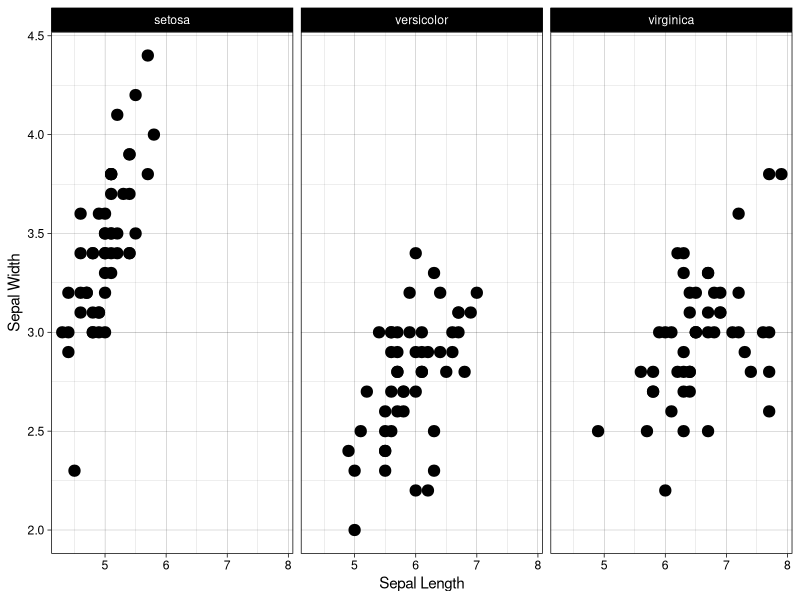
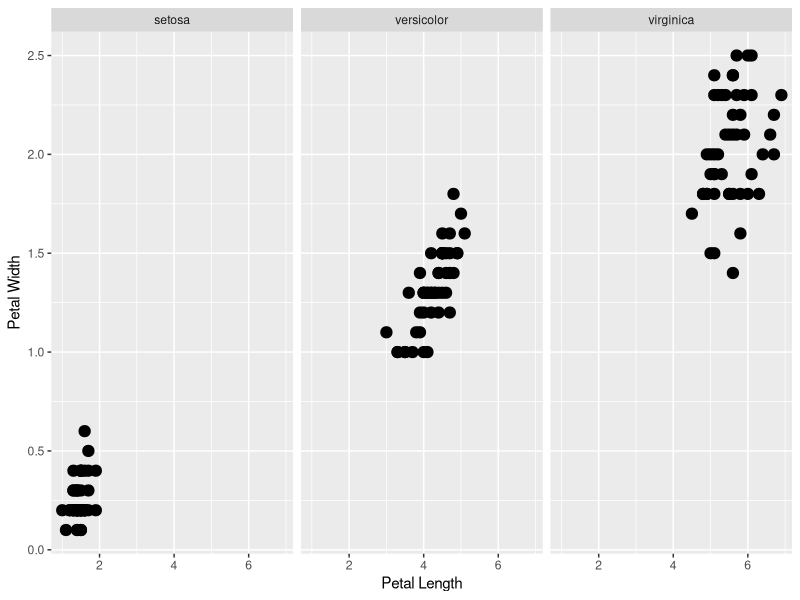
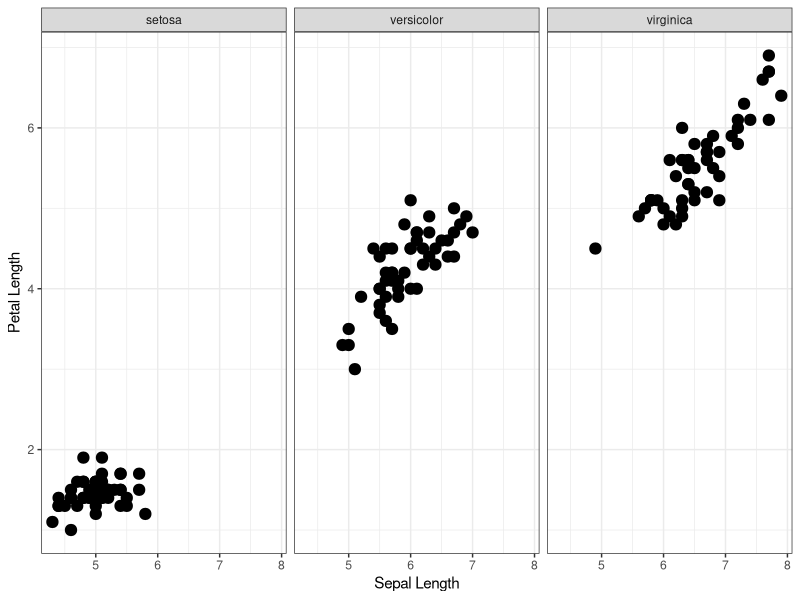
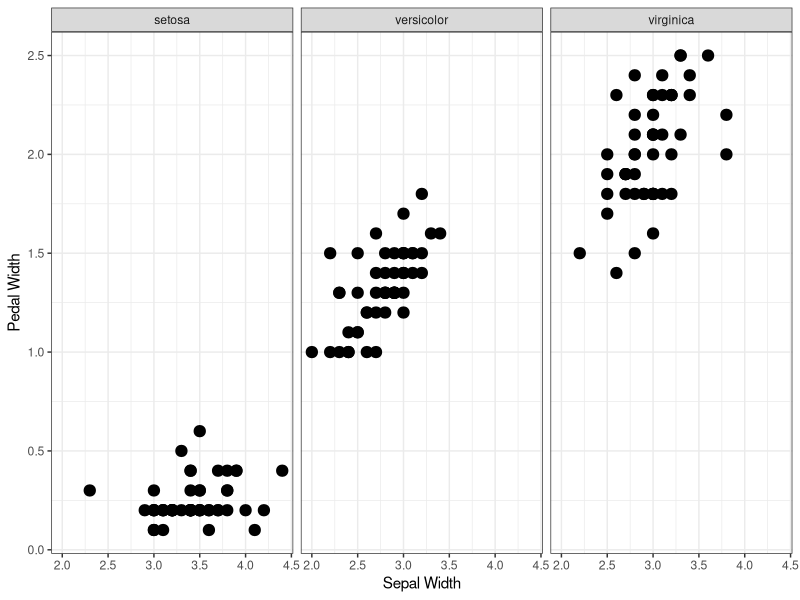
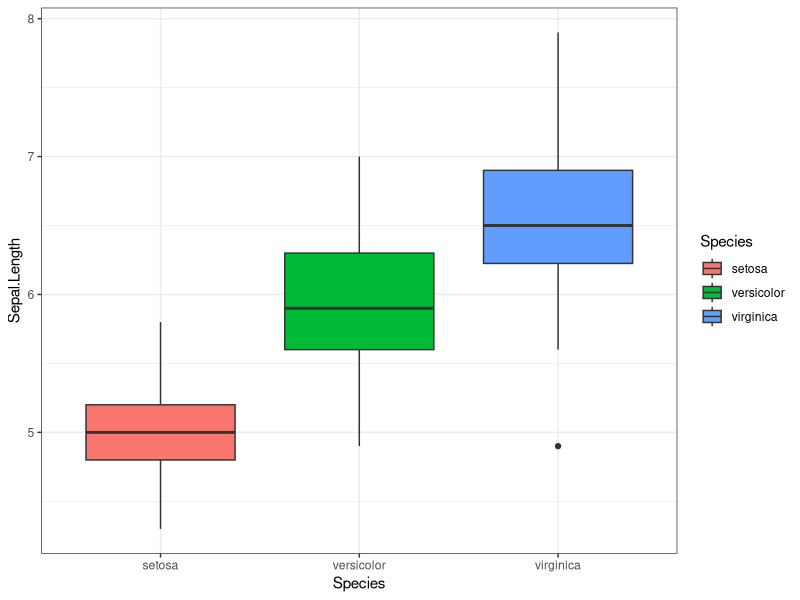
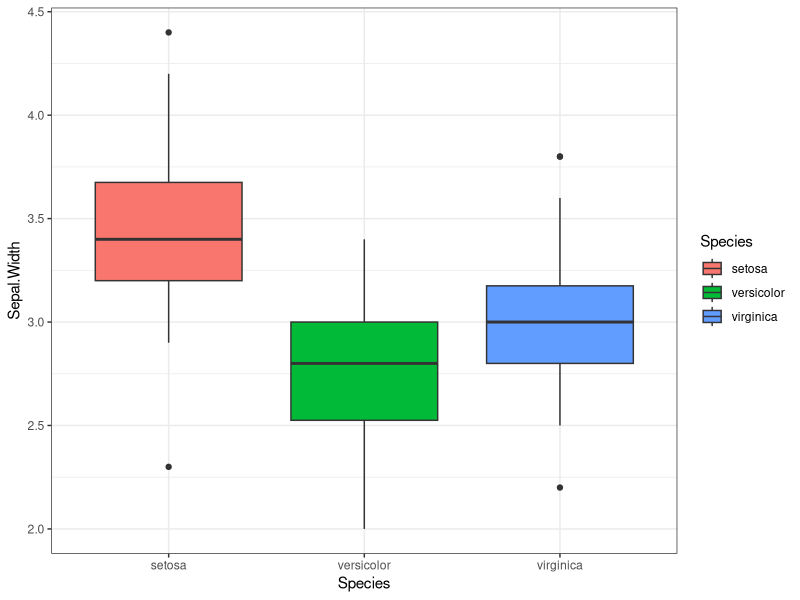
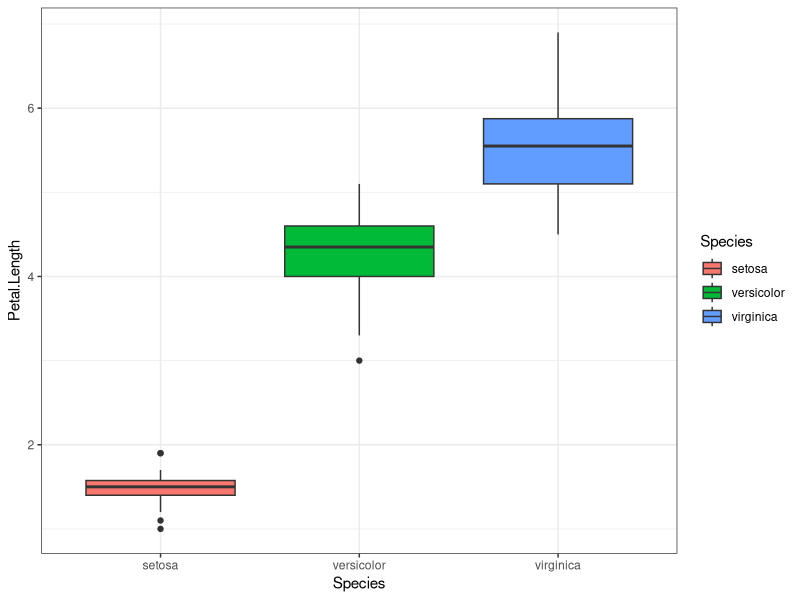
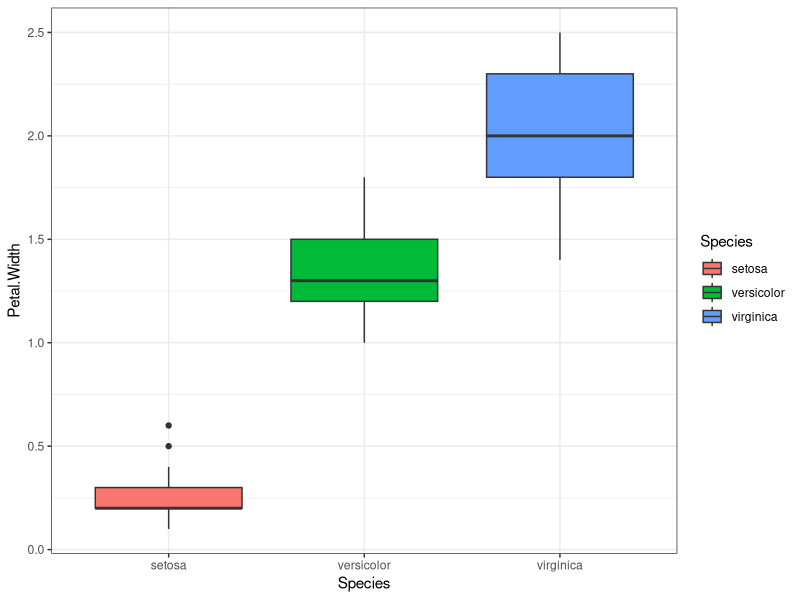

Write the R code that produced these figures, in order.
## ---- chunk 1
datasets::iris
## ---- chunk 2
library("tidyverse")       
library("cluster")         
library("reshape")
library("ggplot2")
## ---- chunk 3
mydata <- iris
## ---- chunk 4
head(mydata)
## ---- chunk 5
ggplot(mydata)+geom_point(aes(x = Sepal.Length, y = Sepal.Width), stroke = 2)+facet_wrap(~ Species)+labs(x = 'Sepal Length', y = 'Sepal Width')+theme_linedraw()
## ---- chunk 6
ggplot(mydata)+geom_point(aes(x = Petal.Length, y = Petal.Width), stroke = 2)+facet_wrap(~ Species)+ labs(x = 'Petal Length', y = 'Petal Width')+theme_gray()
## ---- chunk 7
ggplot(mydata)+geom_point(aes(x = Sepal.Length, y = Petal.Length), stroke = 2)+facet_wrap(~ Species)+ labs(x = 'Sepal Length', y = 'Petal Length')+ theme_bw()
## ---- chunk 8
ggplot(mydata)+geom_point(aes(x = Sepal.Width, y = Petal.Width), stroke = 2)+ facet_wrap(~ Species)+ labs(x = 'Sepal Width', y = 'Pedal Width')+theme_bw()
## ---- chunk 9
ggplot(mydata)+geom_boxplot(aes(x = Species, y = Sepal.Length, fill = Species))+theme_bw()
## ---- chunk 10
ggplot(mydata)+geom_boxplot(aes(x = Species, y = Sepal.Width, fill = Species))+theme_bw()

## ---- chunk 11
ggplot(mydata)+geom_boxplot(aes(x = Species, y = Petal.Length, fill = Species))+theme_bw()

## ---- chunk 12
ggplot(mydata)+geom_boxplot(aes(x = Species, y = Petal.Width, fill = Species))+theme_bw()

## ---- chunk 13
set.seed(123)
wcss <- vector()
for (i in 1:10) wcss[i] <- sum(kmeans(mydata[, -5], i)$withinss)
plot(1:10, wcss, type = 'b',  main = paste('The Elbow Method'),xlab = 'Number of Clusters',ylab = 'WCSS')
## ---- chunk 14
set.seed(123)
km <- kmeans( x = mydata[, -5] , centers = 3)

yclus <- km$cluster
table(yclus)
## ---- chunk 15
clusplot(mydata[, -5], yclus, lines = 0,shade = TRUE,color = TRUE, labels = 0, plotchar = FALSE, span = TRUE, main = paste('Clusters of Iris Flowers'))

## ---- chunk 16
mydata$cluster.kmean <- yclus
cm <- table(mydata$Species, mydata$cluster.kmean)
cm
## ---- chunk 17
mydata$cluster.kmean <- as.factor(mydata$cluster.kmean)

## ---- chunk 18
ggplot(mydata)+geom_point(aes(x = Sepal.Length, y = Sepal.Width, color = Species) , size = 10)+ labs(x = 'Sepal Length', y = 'Sepal Width')+ggtitle("Species")+theme_bw()
## ---- chunk 19
ggplot(mydata)+geom_point(aes(x = Sepal.Length, y = Sepal.Width,  color = cluster.kmean) , size = 10)+ labs(x = 'Sepal Length', y = 'Sepal Width')+ggtitle("kmeans Cluster")+theme_bw()

## ---- chunk 20
ggplot(mydata)+geom_point(aes(x = Petal.Length, y = Petal.Width,color = Species) , size = 10)+ labs(x = 'Petal Length', y = 'Petal Width')+ggtitle("Species")+theme_bw()
## ---- chunk 21
ggplot(mydata)+ geom_point(aes(x = Petal.Length, y = Petal.Width, color = cluster.kmean) , size = 10)+   labs(x = 'Petal Length', y = 'Petal Width')+ ggtitle("kmeans Cluster")+theme_bw()
